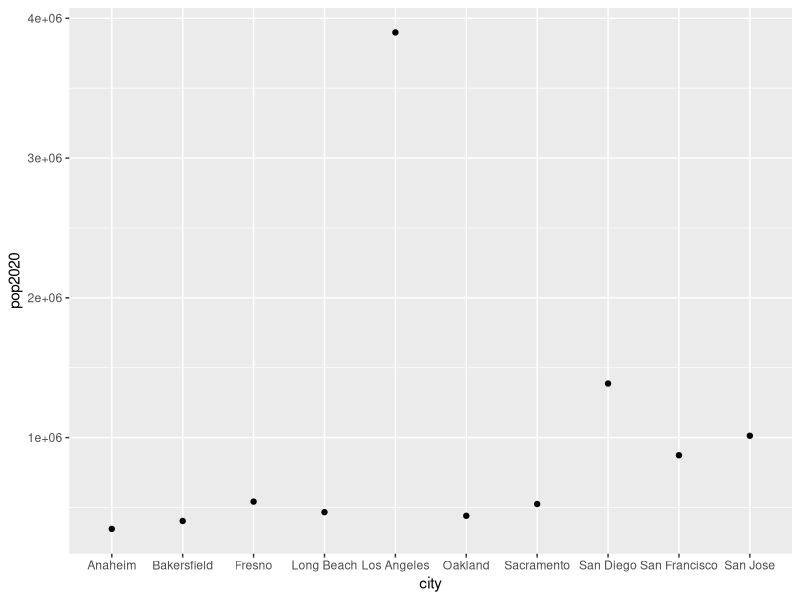
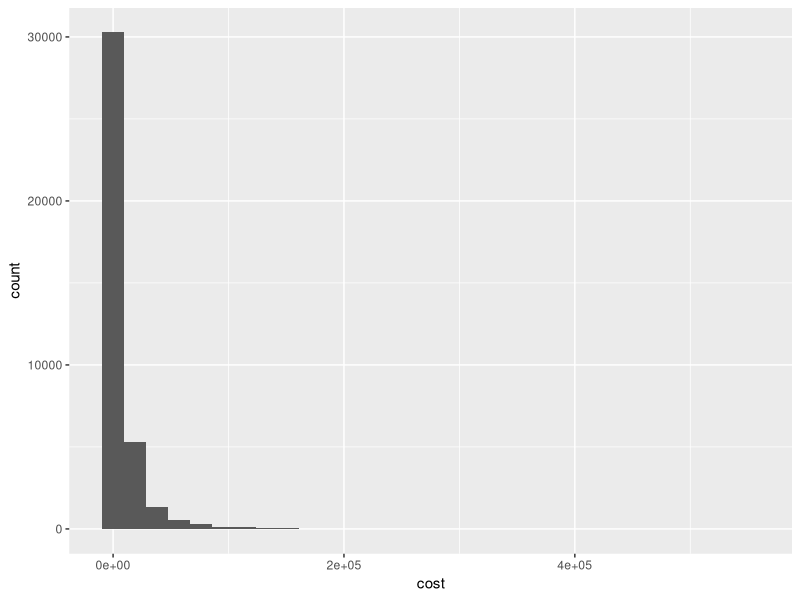
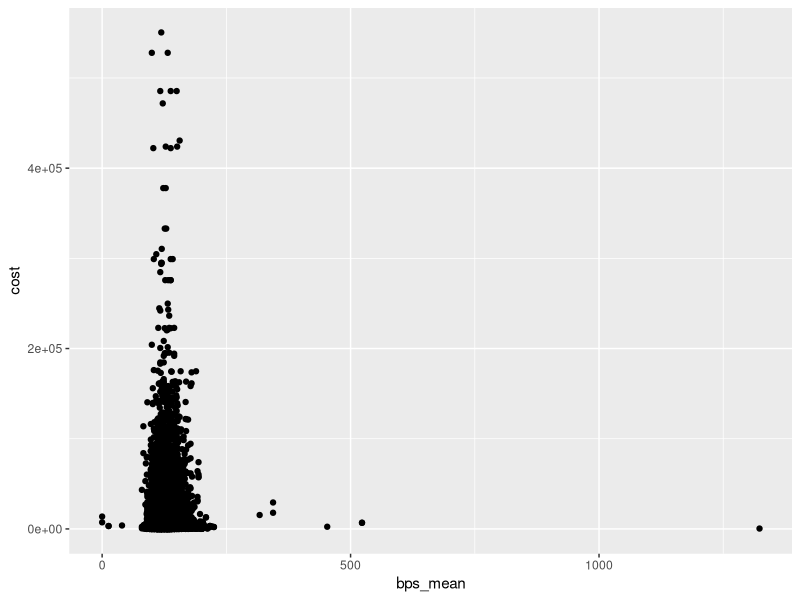

The R script that drew these images, in order:
## ---- chunk 1
knitr::opts_chunk$set(echo = TRUE)
library(ggplot2)
## ---- chunk 2
vec1 = 1:1000
set.seed(12345)
vec2 = sample(vec1)
dat = data.frame(vec1, vec2)
head(dat)
## ---- chunk 3
idx = which(dat$vec2 %in% c(2, 47, 290, 812))
dat$vec2[idx] = NA
names(dat) = c("caseid", "wage")

funcs = function(x){
  c(mean = mean(x, na.rm = T),
    med = median(x, na.rm = T),
    std = sd(x, na.rm = T))
}

sapply(dat, funcs)[,2]
## ---- chunk 4
dat2 = na.omit(dat)
head(dat2)
## ---- chunk 5
cities = read.csv("../data/CAcities.csv")

for(i in 1:nrow(cities)){
  print(cities$city[i])
}

cities2 = cities[order(cities$pop2020,decreasing = T),]
for(i in 1:nrow(cities2)){
  print(cities2$city[i])
}

cities |>
  ggplot(aes(x=city, y = pop2020))+
  geom_point()
## ---- chunk 6
hdat = read.csv("../data/data_health_synth_small.csv") |>
  na.omit()

hdat |>
  ggplot(aes(x = cost))+
  geom_histogram()
## ---- chunk 7
hdat |>
  ggplot(aes(x = bps_mean, y = cost))+
  geom_point()

## ---- chunk 8
set.seed(12345)
cost_samp = sample(hdat$cost, replace = T)

mean(cost_samp)
mean(hdat$cost)
## ---- chunk 9
N = 1000
costs = vector(mode = "logical", length = N)
set.seed(12345)
for(i in 1:N){
  costs[i] = mean(sample(hdat$cost, replace = T))
}
sd(costs)

## ---- chunk 10
my_samps_function = function(x){
  ## x is a vector 
  out = vector(mode = "logical", length = 1000)
  for(i in 1:1000){
    out[i] = mean(sample(x, replace = T))
  }
  return(sd(out))
}

set.seed(12345)
my_samps_function(hdat$cost)
## ---- chunk 11
set.seed(12345)
my_samps_function(hdat$bps_mean)
